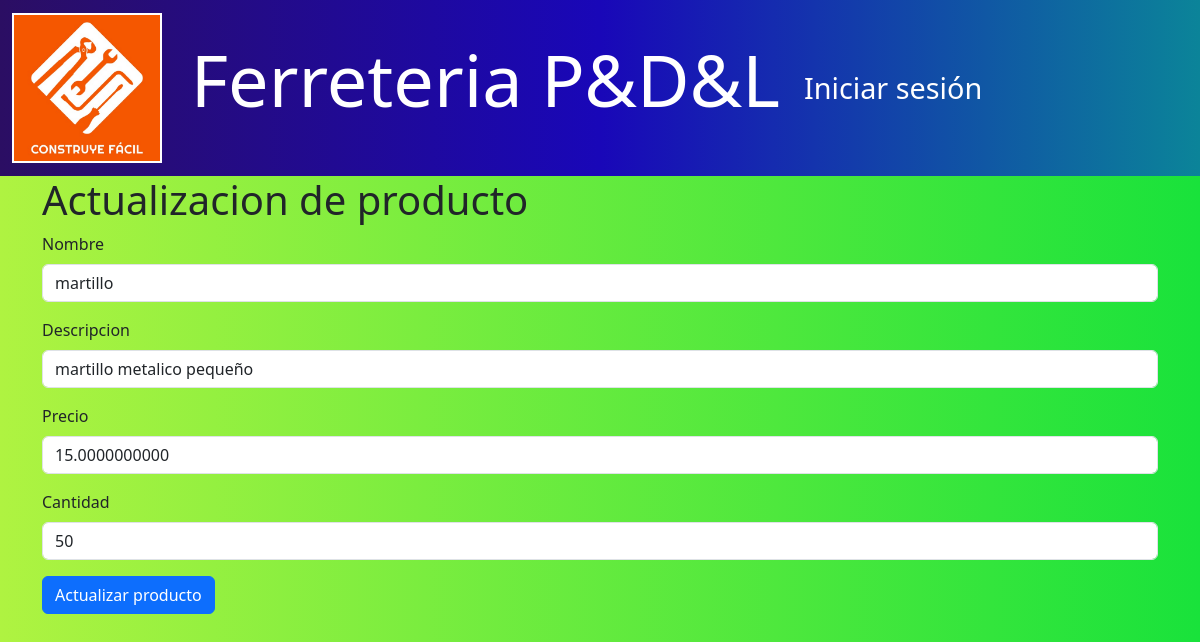
Screenshot of /productos/edit/1 with the database file from the repository.
### models/producto_model.py (models this page shows, shortened)
class Producto(db.Model):
    __tablename__ = "productos"
    id = db.Column(db.Integer, primary_key=True)
    nombre = db.Column(db.String(100), nullable=False)
    descripcion = db.Column(db.String(120), nullable=False)
    precio = db.Column(db.Float(11, 2), nullable=False)
    stock = db.Column(db.Integer, nullable=False)
    ventas = db.relationship('Venta', back_populates='producto')
    compras = db.relationship('Compra', back_populates='producto')
    facturas = db.relationship('Factura', back_populates='producto')
    @staticmethod
    def get_by_id(id):
        return Producto.query.get(id)

### controllers/producto_controller.py (the view, shortened to what this page needs)
@producto_bp.route("/edit/<int:id>", methods=['GET', 'POST'])
def edit(id):
    producto = Producto.get_by_id(id)
    if not producto:
        flash("Producto no encontrado.", "error")
        return redirect(url_for('producto.index'))
    return producto_view.edit(producto)

### run.py (called while the page is built)
@app.context_processor
def inject_active_path():
    def is_active(path):
        return 'active' if request.path == path else ''
    return(dict(is_active =  is_active))

### views/producto_view.py (called while the page is built)
def edit(producto):
    return render_template('productos/edit.html' ,producto=producto)

### templates/productos/edit.html (shortened to what this page needs)
{% extends 'base.html' %}
{% block content  %}
<h1>Actualizacion de producto</h1>
<form action="{{ url_for('producto.create',id=producto.id) }}" method="POST">
    <div class="mb-3">
        <label for="nombre" class="form-label">Nombre</label>
        <input type="text" class="form-control" name="nombre" value="{{ producto.nombre }}" required>
    </div>
    <div class="mb-3">
        <label for=""  class="form-label">Descripcion</label>
        <input type="text" class="form-control" name="descripcion" value="{{producto.descripcion}}" required>
    </div>
    <div class="mb-3">
        <label for=""  class="form-label">Precio</label>
        <input type="number" class="form-control" name="precio" min="0" step="0.01" value="{{producto.precio}}" required>
    </div>
    <div class="mb-3">
        <label for=""  class="form-label">Cantidad</label>
        <input type="number" class="form-control" name="stock" value="{{producto.stock}}" required>
    </div>
    <button type="submit" class="btn btn-primary">Actualizar producto</button>
</form>
{% endblock %}

### templates/base.html (style rules this page uses)
body { background: linear-gradient(to right, #aff341, #19e23b); min-height: 100vh; }

### rows the page displays
Producto: nombre "martillo", descripcion "martillo metalico pequeño", precio "15.0000000000", stock "50"
